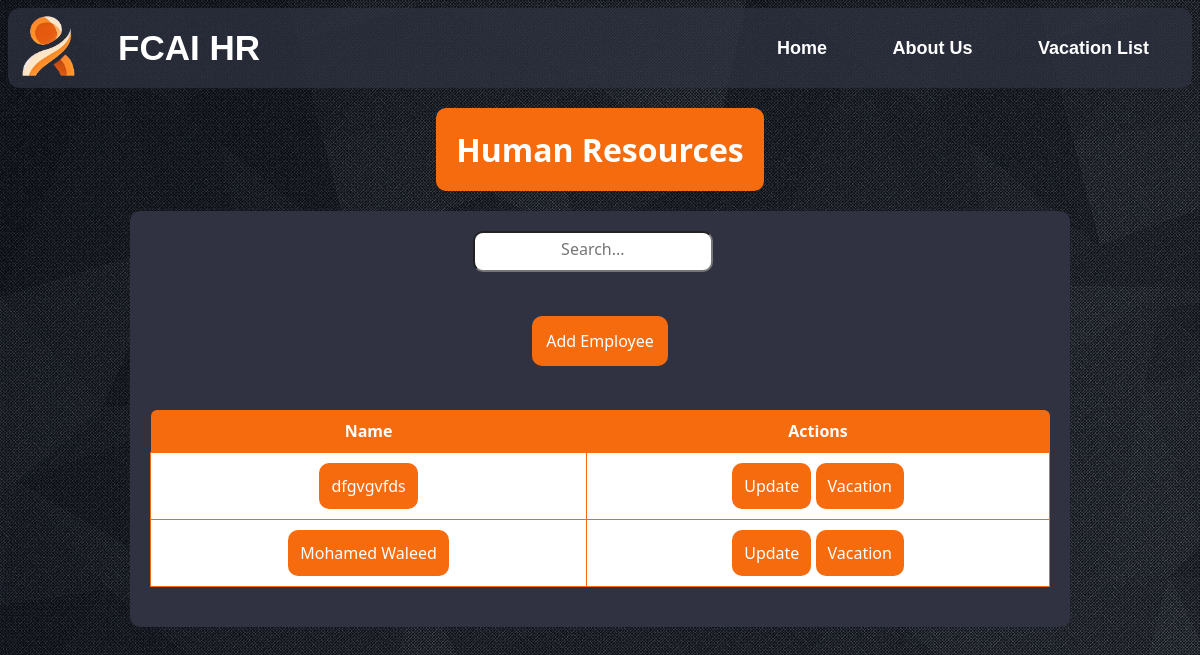
Before: /home/ with the older database file.
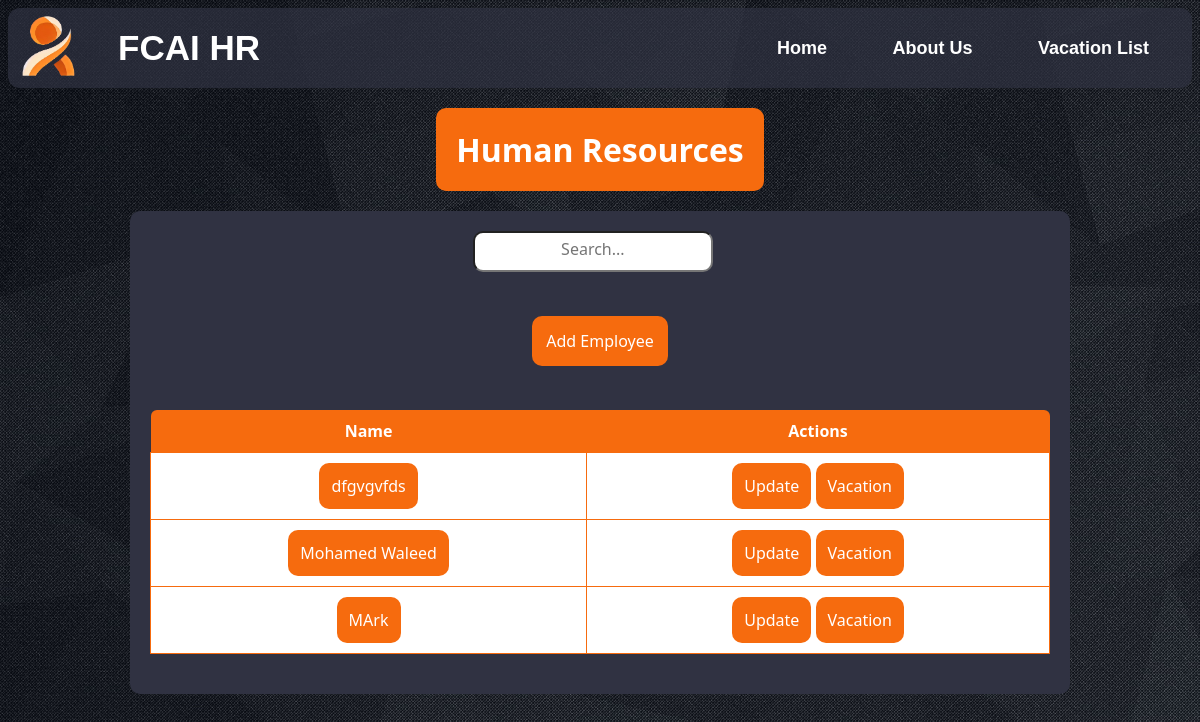
After: the same page with the newer database file.
### Management/models.py (models this page shows, shortened)
class Employee(models.Model):
    id = models.IntegerField(primary_key = True, unique = True, error_messages = {'null': 'ID field cannot be null','unique': 'This ID is already in use'})
    name = models.CharField(max_length = 100)
    email = models.EmailField(max_length = 254)
    address = models.CharField(max_length = 100)
    number = models.CharField(max_length = 11)
    gender = models.CharField(max_length = 6)
    status = models.CharField(max_length= 12)
    availableVacation = models.IntegerField()
    approvedVacation = models.IntegerField(default= 0)
    salary = models.IntegerField()
    dob = models.DateField()
    dateCreated = models.DateField(default= datetime.date.today, null= True)

### Management/views.py (the view)
# urls.py: 2. Add a URL to urlpatterns:  path('', views.home, name='home')
def home(request):
        employees = Employee.objects.all()
        return render(request, 'Management/index.html', {'emp': employees})

### Management/templates/Management/index.html (shortened to what this page needs)
{% extends 'Management/base.html' %}
{% load static %}
{% block styles %}
<link rel="stylesheet" href="{% static 'Management/CSS/Index.css' %}">
<link rel="stylesheet" href="{% static 'Management/CSS/Message.css' %}">
{% endblock styles %}
{% block content %}
<h1>Human Resources</h1>
<form>
    <div class="search">
        <input type='text' placeholder='Search...' id='search-input'>
    </div>
    <br><br>
    <button id="add-employee-btn" type="button" onclick="window.location.href='{% url 'hr-addEmployee' %}';">Add Employee</button>
    <br><br>
    <table>
        <thead>
            <tr>
                <th>Name</th>
                <th>Actions</th>
            </tr>
        </thead>
        <tbody class="search-insert">
            {% for e in emp %}
                <tr>
                    <td><button type="button" class="emp-btn" onclick="window.location.href='{% url 'hr-data' e.id %}';">{{e.name}}</button></td>
                    <td>
                        <button class="update-employee-btn" type="button" onclick="window.location.href='{% url 'hr-updateData' e.id %}';">Update</button>
                        <button class="vacation-employee-btn" type="button" onclick="window.location.href='{% url 'hr-vacation' e.id %}';">Vacation</button>
                    </td>
                </tr>
            {% endfor %}
        </tbody>
    </table>
</form>
{% endblock content %}

### Management/templates/Management/base.html (shortened to what this page needs)
{% load static %}
<!DOCTYPE html>
<html>
    <head>
        <link rel="stylesheet" href="{% static 'Management/CSS/Navigation.css' %}">
        <link rel="stylesheet" href="{% static 'Management/CSS/Transition.css' %}">
        {% block styles %}{% endblock styles %}
    </head>
    <body>
        <nav>
            <img src="{% static 'Management/Images/logo.png' %}"/>
            <a href="{% url 'hr-projects' %}" class="logo">FCAI HR</a>
            <ul>
                <li><a href="{% url 'hr-home' %}"><b>Home</b></a></li>
                <li><a href="{% url 'hr-about' %}"><b>About Us</b></a></li>
                <li><a href="{% url 'hr-vacationList' %}"><b>Vacation List</b></a></li>
            </ul>
        </nav>
        <div class="transition">
            {% block content %}{% endblock content %}
        </div>
    </body>
</html>

### Management/static/Management/CSS/Navigation.css (style rules this page uses)
img { float: left; margin-top: 3px; margin-left: 5px; width: 70px; height: 70px; border-radius: 15px; }
nav { background: rgba(48, 50, 66, 0.7); height: 80px; width: 100%; line-height: 80px; border-radius: 12px; overflow: hidden; }
nav a { color: white; font-size: 35px; margin-left: 15px; padding: 0px 20px; font-family: sans-serif; font-weight: bold; text-decoration: none; }
nav ul { list-style: none; padding: 0; margin: 0; box-sizing: border-box; float: right; margin-right: 20px; font-family: sans-serif; }
nav ul li { display: inline-block; margin: 0 5px; }
nav ul li a { text-decoration: none; color: white; padding: 9px 18px; border-radius: 20px; font-size: 18px; }
body { background-image: url('../Images/background.jpg'); }

### Management/static/Management/CSS/Transition.css (style rules this page uses)
div.transition { animation: transitionIn 0.75s; }

### Management/static/Management/CSS/Index.css (style rules this page uses)
h1 { width: fit-content; margin: auto; margin-top: 20px; margin-bottom: 20px; text-align: center; font-size: 2em; font-weight: bold; font-family: "Segoe UI", Tahoma, Geneva, Verdana, sans-serif; color: #ffffff; background-color: #f66b0e; padding: 20px; border-radius: 10px; }
form { display: flex; flex-direction: column; align-items: center; background-color: #303242; width: 900px; border-radius: 10px; padding: 20px; margin: auto; font-family: "Segoe UI", Tahoma, Geneva, Verdana, sans-serif; font-size: 1em; color: #ffffff; }
.search input { width: 85%; margin: auto; padding: 10px; padding-top: 5px; text-align: center; border-radius: 10px; font-size: 1em; font-family: "Segoe UI", Tahoma, Geneva, Verdana, sans-serif; }
#search-input { margin: auto; }
#add-employee-btn { width: fit-content; padding: 14px; text-align: center; border-radius: 10px; font-size: 1em; font-family: "Segoe UI", Tahoma, Geneva, Verdana, sans-serif; background-color: #f66b0e; color: #ffffff; border: none; cursor: pointer; position: relative; transition: transform 0.3s ease-in-out; }
#add-employee-btn::before { content: ''; position: absolute; top: -10px; left: -10px; right: -10px; bottom: -10px; border: 2px solid rgba(0, 0, 0, 0.2); border-radius: 5px; z-index: -1; opacity: 0; transition: opacity 0.3s ease-in-out; }
table { border-collapse: collapse; border: none; width: 900px; margin-bottom: 20px; }
table th { border-collapse: collapse; border: none; background-color: #f66b0e; padding: 10px; }
table td { text-align: center; border: 1px solid #f66b0e; background-color: #ffffff; padding: 10px; }
table button { width: fit-content; padding: 12px; text-align: center; border-radius: 10px; font-size: 1em; font-family: "Segoe UI", Tahoma, Geneva, Verdana, sans-serif; background-color: #f66b0e; color: #ffffff; border: none; cursor: pointer; }
tr:first-child th:first-child { border-top-left-radius: 6px; }
tr:first-child th:last-child { border-top-right-radius: 6px; }

Changed rows visible on the page:
added Employee: name "MArk"
